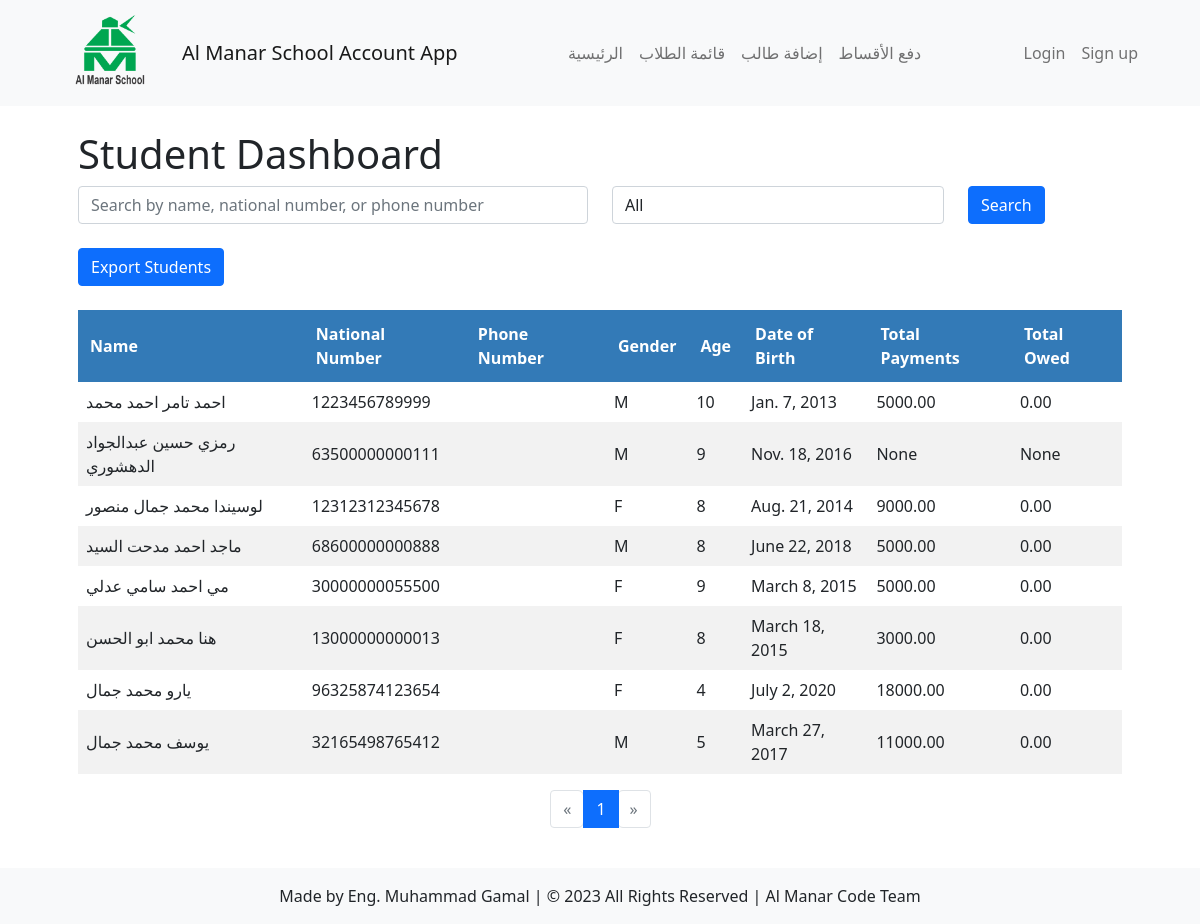
Before: /students/dashboard/ with the older database file.
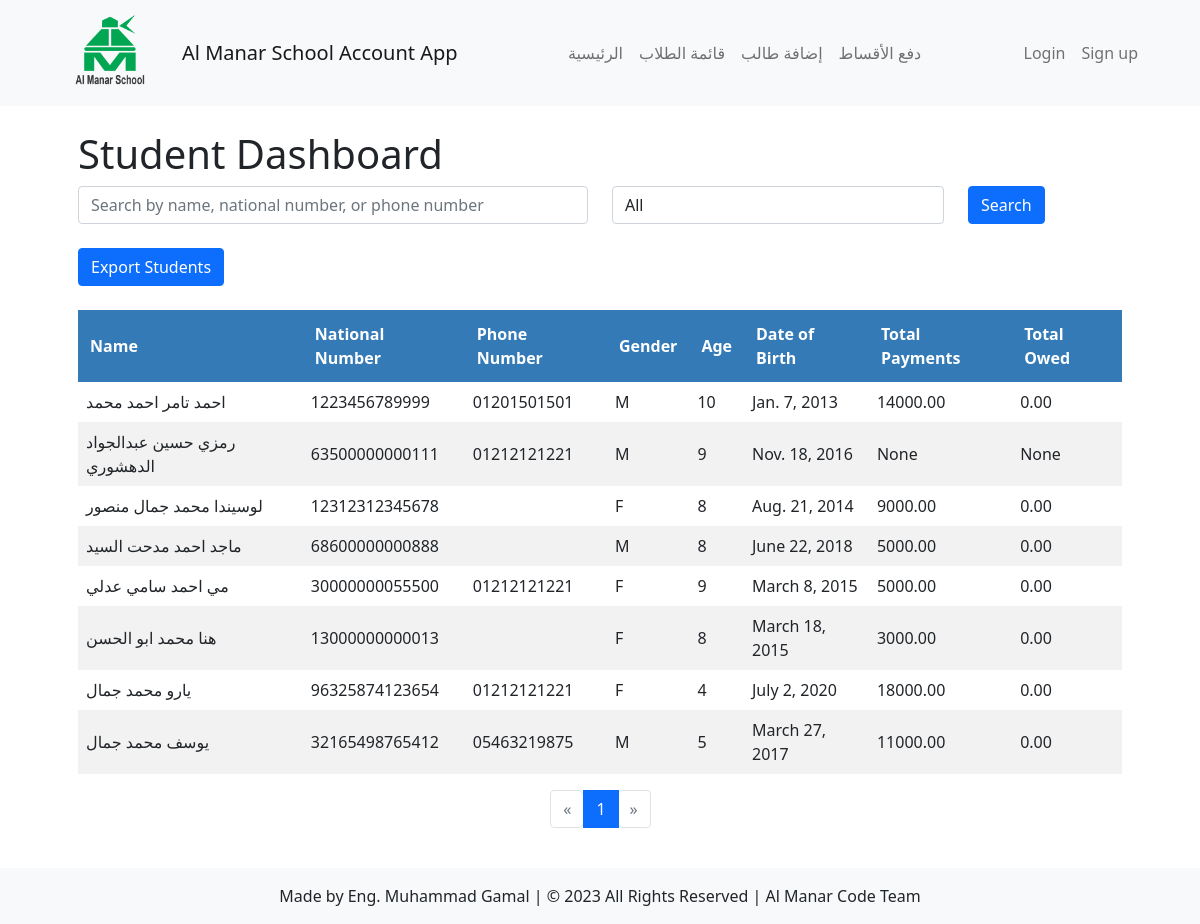
After: the same page with the newer database file.
### students/models.py (models this page shows, shortened)
class Student(models.Model):
    GENDER_CHOICES = (
        ('', '---------'),
        ('M', 'Male'),
        ('F', 'Female'),
    )
    DISCOUNT_CHOICES = (
        ('NONE', 'No Discount'),
        ('CHAIRMAN', 'Chairman of the Board Discount'),
        ('VICE_CHAIRMAN', 'Vice Chairman of the Board Discount'),
        ('EMPLOYEE_CHILD', 'Employee Child Discount'),
        ('ARMED_FORCES', 'Armed Forces Discount'),
    )
    name = models.CharField(max_length=50)
    national_number = models.IntegerField(unique=True)
    age = models.IntegerField()
    gender = models.CharField(max_length=1, choices=GENDER_CHOICES)
    date_of_birth = models.DateField()
    academic_year = models.ForeignKey(AcademicYear, on_delete=models.CASCADE, default=timezone.now, null=True, blank=True)
    classroom = models.ManyToManyField(Classroom)
    total_payments = models.DecimalField(max_digits=8, decimal_places=2, default=0, null=True, blank=True)
    total_owed = models.DecimalField(max_digits=8, decimal_places=2, default=0, null=True, blank=True)
    phone_number = models.CharField(max_length=20, default='')
    discount = models.CharField(max_length=20, choices=DISCOUNT_CHOICES, default='NONE')

### students/views.py (the view)
# urls.py: path('dashboard/', views.student_dashboard, name='student_dashboard'),
def student_dashboard(request):
    gender_filter = request.GET.get('gender')
    order_by = request.GET.get('order_by', 'name,total_payments,total_owed')
    students = Student.objects.all()
    if gender_filter:
        students = students.filter(gender=gender_filter)
    query = request.GET.get('q')
    if query:
        students = students.filter(
            Q(name__icontains=query) |
            Q(national_number__icontains=query) |
            Q(phone_number__icontains=query)
        )
    order_by_fields = order_by.split(",")
    students = students.order_by(*order_by_fields)
    paginator = Paginator(students, 10)  # 10 students per page
    page_number = request.GET.get('page')
    page_obj = paginator.get_page(page_number)
    context = {'page_obj': page_obj}
    return render(request, 'students/dashboard.html', context)

### students/templates/students/dashboard.html (shortened to what this page needs)
{% extends 'students/base.html' %}
 {% load static %}
 {% block content %}
 <div class="container">
     <h1 class="page-title">Student Dashboard</h1>
    <form method="GET" action="{% url 'students:student_dashboard' %}">
        <div class="row">
            <div class="col-md-6">
                <div class="form-group">
                    <input type="text" class="form-control" name="q" placeholder="Search by name, national number, or phone number" value="{{ request.GET.q }}">
                </div>
            </div>
            <div class="col-md-4">
                <div class="form-group">
                    <select class="form-control" name="gender">
                        <option value="">All</option>
                    </select>
                </div>
            </div>
            <div class="col-md-2">
                <button type="submit" class="btn btn-primary">Search</button>
            </div>
        </div>
    </form>
<br>
<div class="row">
    <div class="col-md-12">
        <a href="{% url 'students:export_students' %}" class="btn btn-primary">Export Students</a>
    </div>
</div>
<br>
    <table >
        <thead>
            <tr>
                <th>
                    <a href="?order_by=name" class="sortable no-underline {% if order_by == 'name' %}active{% endif %}">
                        Name
                    </a>
                </th>
                <th>
                    National Number
                </th>
                <th>
                    Phone Number
                </th>
                <th>
                    Gender
                </th>
                <th>
                    Age
                </th>
                <th>
                    Date of Birth
                </th>
                <th>
                    <a href="?order_by=total_payments" class="sortable no-underline {% if order_by == 'total_payments' %}active{% endif %}">
                        Total Payments
                    </a>
                </th>
                <th>
                    <a href="?order_by=total_owed" class="sortable no-underline {% if order_by == 'total_owed' %}active{% endif %}">
                        Total Owed
                    </a>
                </th>
            </tr>
        </thead>
        <tbody>
            {% for student in page_obj %}
            <tr>
                <td>{{ student.name }}</td>
                <td>{{ student.national_number }}</td>
                <td>{{ student.phone_number }}</td>
                <td>{{ student.gender }}</td>
                <td>{{ student.age }}</td>
                <td>{{ student.date_of_birth }}</td>
                <td>{{ student.total_payments }}</td>
                <td>{{ student.total_owed }}</td>
            </tr>
            {% endfor %}
        </tbody>
    </table>
    <div class="d-flex justify-content-center">
        <nav aria-label="Page navigation example">
            <ul class="pagination">
                {% if page_obj.has_previous %}
                    <li class="page-item"><a class="page-link" href="?page={{ page_obj.previous_page_number }}">&laquo;</a></li>
                {% else %}
                    <li class="page-item disabled"><span class="page-link">&laquo;</span></li>
                {% endif %}
                {% for num in page_obj.paginator.page_range %}
                    {% if page_obj.number == num %}
                        <li class="page-item active"><span class="page-link">{{ num }}</span></li>
                    {% elif num > page_obj.number|add:'-3' and num < page_obj.number|add:'3' %}
                        <li class="page-item"><a class="page-link" href="?page={{ num }}">{{ num }}</a></li>
                    {% endif %}
                {% endfor %}
                {% if page_obj.has_next %}
                    <li class="page-item"><a class="page-link" href="?page={{ page_obj.next_page_number }}">&raquo;</a></li>
                {% else %}
                    <li class="page-item disabled"><span class="page-link">&raquo;</span></li>
                {% endif %}
            </ul>
        </nav>
    </div>
</div>
 {% endblock %}

Changed rows visible on the page:
changed Student "احمد تامر احمد محمد": phone_number (not shown) → "01201501501"; total_payments "5000.00" → "14000.00"
changed Student "رمزي حسين عبدالجواد الدهشوري": phone_number (not shown) → "01212121221"
changed Student "مي احمد سامي عدلي": phone_number (not shown) → "01212121221"
changed Student "يارو محمد جمال": phone_number (not shown) → "01212121221"
changed Student "يوسف محمد جمال": phone_number (not shown) → "05463219875"
